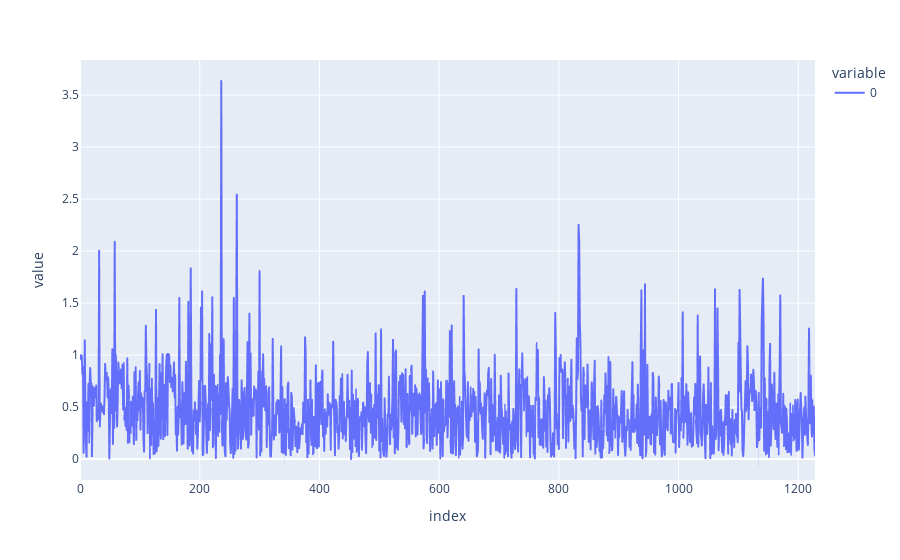

Notebook code cell kept with this figure:
### Markdown cell above
### Loss Curve Plot

### Code cell
px.line(train_losses)

### Figure 1 — Plotly figure (JSON) as saved in the notebook; plotly's stock layout.template omitted (floating-point values rounded to 4 significant figures; data arrays with more than 128 entries replaced by an {"elided": "..."} marker saying what was removed)
{"data": [{"hovertemplate": "variable=0<br>index=%{x}<br>value=%{y}<extra></extra>", "legendgroup": "0", "line": {"color": "#636efa", "dash": "solid"}, "marker": {"symbol": "circle"}, "mode": "lines", "name": "0", "showlegend": true, "type": "scattergl", "x": {"elided": "1229 int values"}, "xaxis": "x", "y": {"elided": "1229 float values"}, "yaxis": "y"}], "layout": {"legend": {"title": {"text": "variable"}, "tracegroupgap": 0}, "margin": {"t": 60}, "xaxis": {"anchor": "y", "domain": [0, 1], "title": {"text": "index"}}, "yaxis": {"anchor": "x", "domain": [0, 1], "title": {"text": "value"}}}}
